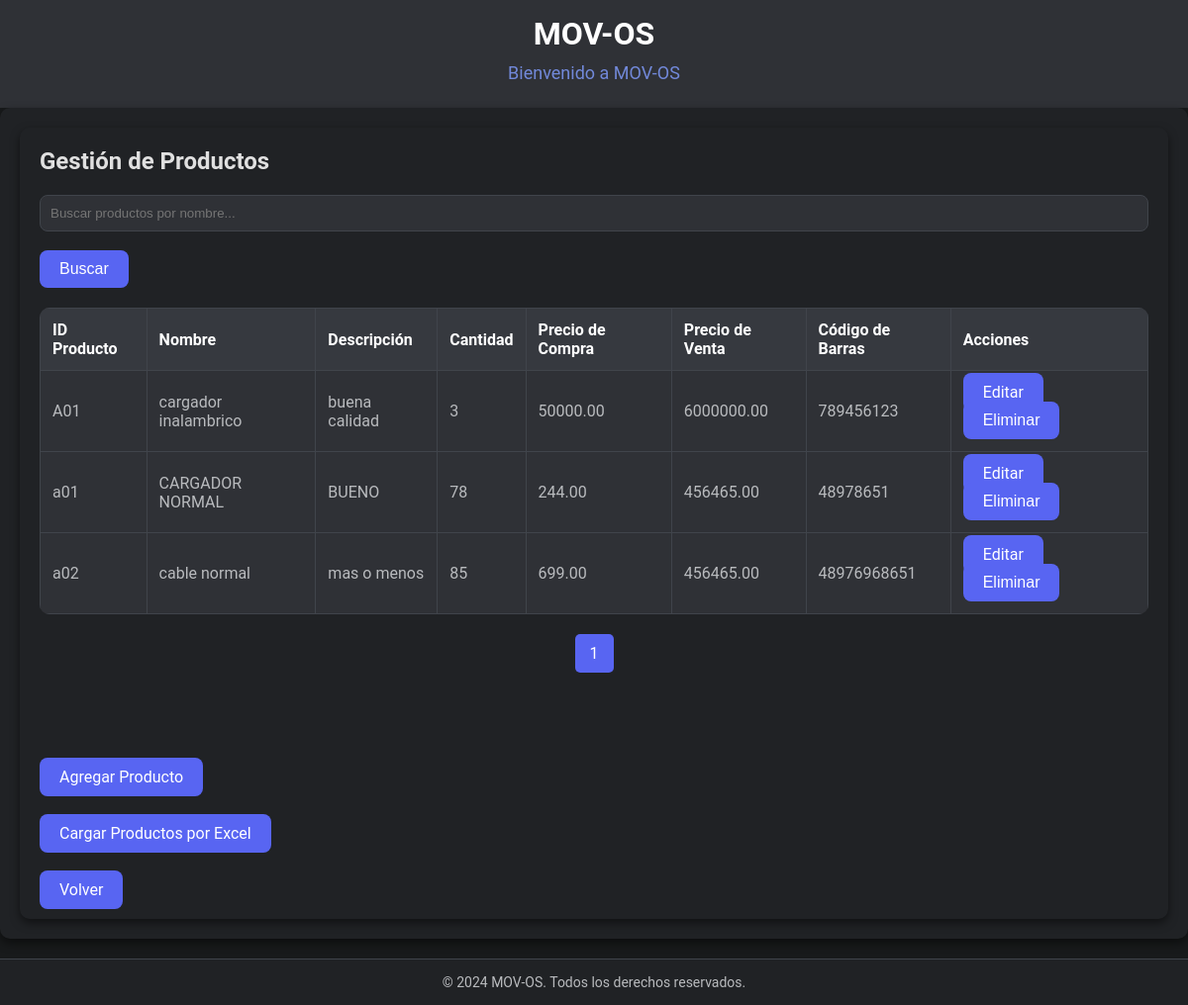
Screenshot of /products/management/ with the database file from the repository.
### products/models.py (models this page shows, shortened)
class Product(models.Model):
    producto_id = models.CharField(max_length=20, unique=True, default="default_id")  # ID único del producto
    nombre = models.CharField(max_length=255)  # Nombre del producto
    codigo_barras = models.CharField(max_length=50, unique=True, null=True, blank=True)  # Código de barras
    descripcion = models.TextField(null=True, blank=True)  # Descripción del producto
    precio_compra = models.DecimalField(max_digits=10, decimal_places=2, null=True, blank=True)  # Precio de compra
    precio_venta = models.DecimalField(max_digits=10, decimal_places=2)  # Precio de venta
    cantidad = models.IntegerField(default=0)  # Cantidad
    stock = models.IntegerField(default=0)  # Stock del producto

### products/views.py (the view)
# urls.py: path('management/', views.product_management, name='product_management'),
def product_management(request):
    query = request.GET.get('search', '')
    products = Product.objects.filter(Q(nombre__icontains=query) | Q(producto_id__icontains=query))
    paginator = Paginator(products, 10)  # Paginación
    page = request.GET.get('page')
    products_page = paginator.get_page(page)
    return render(request, 'products/product_management.html', {
        'products': products_page,
        'search_query': query
    })

### products/templates/products/product_management.html (shortened to what this page needs)
{% extends 'base.html' %}
{% block content %}
<div class="container">
    <h2>Gestión de Productos</h2>
    <form method="get" class="mb-3">
        <input type="text" name="search" class="form-control" placeholder="Buscar productos por nombre..." value="{{ search_query }}">
        <br><br>
        <button type="submit" class="btn btn-primary mt-2">Buscar</button>
    </form>
    <table class="table">
        <thead>
            <tr>
                <th>ID Producto</th>
                <th>Nombre</th>
                <th>Descripción</th>
                <th>Cantidad</th>
                <th>Precio de Compra</th>
                <th>Precio de Venta</th>
                <th>Código de Barras</th>
                <th>Acciones</th>
            </tr>
        </thead>
        <tbody>
            {% for product in products %}
            <tr>
                <td>{{ product.producto_id }}</td>
                <td>{{ product.nombre }}</td>
                <td>{{ product.descripcion }}</td>
                <td>{{ product.cantidad }}</td>
                <td>{{ product.precio_compra }}</td>
                <td>{{ product.precio_venta }}</td>
                <td>{{ product.codigo_barras }}</td>
                <td>
                    <a href="{% url 'edit_product' product.id %}" class="btn btn-warning">Editar</a>
                    <form method="post" action="{% url 'delete_product' product.id %}" style="display: inline;">
                        <button type="submit" class="btn btn-danger">Eliminar</button>
                    </form>
                </td>
            </tr>
            {% empty %}
            <tr>
                <td colspan="8" class="text-center">No hay productos registrados.</td>
            </tr>
            {% endfor %}
        </tbody>
    </table>
    <nav aria-label="Page navigation">
        <ul class="pagination justify-content-center">
            {% for page_num in products.paginator.page_range %}
            <li class="page-item {% if page_num == products.number %}active{% endif %}">
                <a class="page-link" href="?page={{ page_num }}&search={{ search_query }}">{{ page_num }}</a>
            </li>
            {% endfor %}
        </ul>
    </nav>
    <br><br>
    <br><br>
    <a href="{% url 'create_product' %}" class="btn"  data-tooltip="Agregar Producto">Agregar Producto</a>
    <br><br>
    <br>
    <a href="{% url 'upload_products' %}" class="btn btn-success">Cargar Productos por Excel</a>
    <br>
    <br><br>
    <a href="{% url 'admin_dashboard' %}" class="btn btn-secondary">Volver</a>
</div>
{% endblock %}

### static/css/styles.css (style rules this page uses)
* { margin: 0; padding: 0; box-sizing: border-box; }
body { font-family: 'Roboto', sans-serif; background-color: #181a1b; color: #e0e0e0; display: flex; flex-direction: column; height: 100%; margin: 0; }
.container { flex: 1; max-width: 1200px; margin: auto; padding: 20px; background-color: #202225; border-radius: 10px; box-shadow: 0 4px 10px rgba(0, 0, 0, 0.5); }
button, .btn { background-color: #5865f2; color: #ffffff; border: none; padding: 10px 20px; font-size: 16px; border-radius: 8px; cursor: pointer; transition: all 0.3s ease; position: relative; overflow: hidden; }
table { width: 100%; border-collapse: collapse; margin-top: 20px; background-color: #2f3136; border-radius: 10px; overflow: hidden; }
table th, table td { border: 1px solid #40444b; padding: 12px; text-align: left; }
th { background-color: #36393f; color: #ffffff; }
td { background-color: #2f3136; color: #b9bbbe; }
form { margin-top: 20px; }
form input[type="text"], form input[type="email"], form input[type="password"], form input[type="number"], form select { width: 100%; padding: 10px; border: 1px solid #40444b; background-color: #2f3136; color: #ffffff; border-radius: 8px; transition: border-color 0.3s; }
a { color: #7289da; text-decoration: none; }
.pagination { display: flex; justify-content: center; list-style-type: none; padding: 0; margin: 20px 0; }
.pagination li { margin: 0 5px; }
.pagination a { display: block; padding: 10px 15px; border-radius: 5px; color: #ffffff; background-color: #5865f2; text-decoration: none; transition: background-color 0.3s; }

### rows the page displays
Product: producto_id "A01", nombre "cargador inalambrico", descripcion "buena calidad", cantidad "3", precio_compra "50000.00", precio_venta "6000000.00", codigo_barras "789456123"
Product: producto_id "a01", nombre "CARGADOR NORMAL", descripcion "BUENO", cantidad "78", precio_compra "244.00", precio_venta "456465.00", codigo_barras "48978651"
Product: producto_id "a02", nombre "cable normal", descripcion "mas o menos", cantidad "85", precio_compra "699.00", precio_venta "456465.00", codigo_barras "48976968651"

### other values shown
{{ page_num }} "1"
